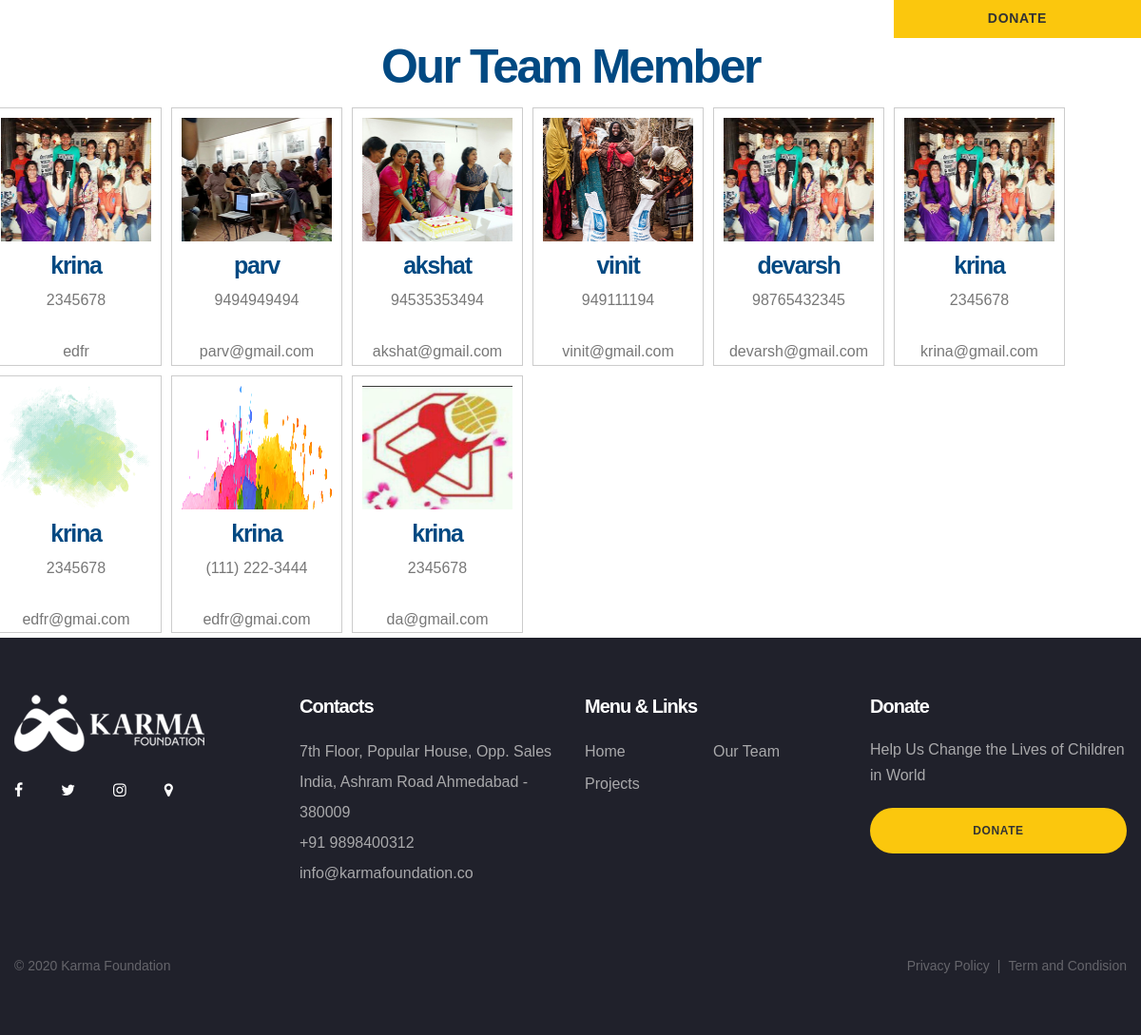
The app's page /team.php with its own data.
### tables this page shows
CREATE TABLE `team` (
  `t_id` int(11) NOT NULL,
  `t_name` varchar(500) NOT NULL,
  `t_cno` varchar(500) NOT NULL,
  `t_email` varchar(1000) NOT NULL,
  `t_image` varchar(5000) NOT NULL
);

CREATE TABLE `address` (
  `main_address` varchar(500) NOT NULL,
  `near` varchar(1000) NOT NULL,
  `city` varchar(500) NOT NULL,
  `a_cno` varchar(14) NOT NULL,
  `a_email` varchar(500) NOT NULL
);

### team.php (the view, shortened to what this page needs)
<!DOCTYPE html>
<?php
include("db.php");
?>
<html lang="en">
<head>
        <link rel="stylesheet" href="css/styles.min.css"/>
        <link rel="stylesheet" href="assets/css/custom_style.css"/>
</head>
    <body>
        <div class="page-wrapper">
            <header class="header header--front">
                <div class="container-fluid">
                    <div class="row no-gutters justify-content-between">
                        <div class="col-auto d-flex align-items-center">
                            <div class="dropdown-trigger d-none d-sm-block">
                                <div class="dropdown-trigger__item"></div>
                            </div>
                            <div class="header-logo"><a class="header-logo__link" href="index.html"><img class="header-logo__img logo--light" src="assets/images/logo_white.png" alt="logo"/></a></div>
                        </div>
                        <div class="col-auto">
                            <nav>
                            </nav>
                        </div>
                        <div class="col-auto d-flex align-items-center">
                            <a class="button button--squared" href="#"><span>Donate</span></a>
                        </div>
                    </div>
                </div>
            </header>
            <main class="main">
                <section class="promo">
<h2><center>Our Team Member</center></h2>
<div class="row">
<?php
$qes_event = "SELECT * FROM team ";
    $qry_event=$conn->query($qes_event);
while ($res_event=$qry_event->fetch_assoc())
    {
        $imageURL = 'img/'.$res_event["t_image"];
        $heading = $res_event["t_name"];
        $place = $res_event["t_cno"];
        $date = $res_event["t_email"];
?>
        <div class="gallery" >
        <a target="_blank">
            <img src="<?php echo $imageURL; ?>" alt="$alter_img" width="600" height="400"/>
          <div> <h5><center><?php echo $heading; ?></center></h5></div>
          <div> <center><?php echo $place; ?></center><br></div>
            <div><center><?php echo $date; ?></center></div>
        </a>
</div >
    <?php
    }
    ?>
 </div >
                </section >
            <footer class="footer">
                <div class="container">
                    <div class="row">
                        <div class="col-sm-6 col-lg-3">
                            <div class="footer-logo"><a class="footer-logo__link" href="#"><img class="footer-logo__img" src="assets/images/logo_white.png" alt="logo"/></a></div>
                            <ul class="footer-socials">
                                <li class="footer-socials__item"><a class="footer-socials__link" href="https://www.facebook.com/thekarmafoundation/"><i class="fa fa-facebook" aria-hidden="true"></i></a></li>
                                <li class="footer-socials__item"><a class="footer-socials__link" href="https://twitter.com/thekarmafoun?lang=en"><i class="fa fa-twitter" aria-hidden="true"></i></a></li>
                                <li class="footer-socials__item"><a class="footer-socials__link" href="https://www.instagram.com/thekarmafoundation/"><i class="fa fa-instagram" aria-hidden="true"></i></a></li>
                                <li class="footer-socials__item"><a class="footer-socials__link" href="#"><i class="fa fa-map-marker" aria-hidden="true"></i></a></li>
                            </ul>
                        </div>
                        <div class="col-sm-6 col-lg-3">
                            <h4 class="footer__title">Contacts</h4>
                            <div class="footer-contacts">
                                <?php
                                    $abo="Select * from address;";
                                    $qry=$conn->query($abo);
                                    $res=$qry->fetch_assoc()
                                ?>
                                <p class="footer-contacts__address">
                                    <?php echo $res["main_address"];?>
                                    <?php echo $res["near"];?>
                                    <?php echo $res["city"];?>
                                </p>
                                <p class="footer-contacts__phone"><a href="#"><?php echo $res["a_cno"];?>
</a></p>
                                <p class="footer-contacts__mail"><a href="#"><?php echo $res["a_email"];?></a></p>
                            </div>
                        </div>
                        <div class="col-sm-6 col-lg-3">
                            <h4 class="footer__title">Menu & Links</h4>
                            <nav>
                                <ul class="footer-menu">
                                    <li class="footer-menu__item"><a class="footer-menu__link" href="#">Home</a></li><br>
                                    <li class="footer-menu__item"><a class="footer-menu__link" href="team.php">Our Team</a></li>
                                    <li class="footer-menu__item"><a class="footer-menu__link" href="project.php">Projects</a></li>
                                </ul>
                            </nav>
                        </div>
                        <div class="col-sm-6 col-lg-3">
                            <h4 class="footer__title">Donate</h4>
                            <p>Help Us Change the Lives of Children in World</p><a class="button footer__button button--filled" href="#">Donate</a>
                        </div>
                    </div>
                    <div class="row align-items-baseline">
                        <div class="col-md-6">
                            <p class="footer-copyright">© 2020 Karma Foundation</p>
                        </div>
                        <div class="col-md-6">
                            <div class="footer-privacy"><a class="footer-privacy__link" href="#">Privacy Policy</a><span class="footer-privacy__divider">|</span><a class="footer-privacy__link" href="#">Term and Condision</a></div>
                        </div>
                    </div>
                </div>
            </footer>
        </div>
    </body>
</html>

### assets/css/custom_style.css (style rules this page uses)
h1, h2, h3, h4, h5, h6 { color: #014982; }
.promo { position: relative }

### team.php (style rules this page uses)
div.gallery { margin: 5px; border: 1px solid #ccc; float: left; width: 180px; }
div.gallery img { width: 100%; height: 150px; padding: 10px; }

### records on screen
team: t_image (picture), t_name "krina", t_cno "2345678", t_email "edfr"
team: t_image (picture), t_name "parv", t_cno "9494949494", t_email "parv@gmail.com"
team: t_image (picture), t_name "akshat", t_cno "94535353494", t_email "akshat@gmail.com"
team: t_image (picture), t_name "vinit", t_cno "949111194", t_email "vinit@gmail.com"
team: t_image (picture), t_name "devarsh", t_cno "98765432345", t_email "devarsh@gmail.com"
team: t_image (picture), t_name "krina", t_cno "2345678", t_email "krina@gmail.com"
team: t_image (picture), t_name "krina", t_cno "2345678", t_email "edfr@gmai.com"
team: t_image (picture), t_name "krina", t_cno "(111) 222-3444", t_email "edfr@gmai.com"
team: t_image (picture), t_name "krina", t_cno "2345678", t_email "da@gmail.com"
address: main_address "7th Floor, Popular House, Opp.", near "Sales India, Ashram Road", city "Ahmedabad - 380009", a_cno "+91 9898400312", a_email "info@karmafoundation.co"
